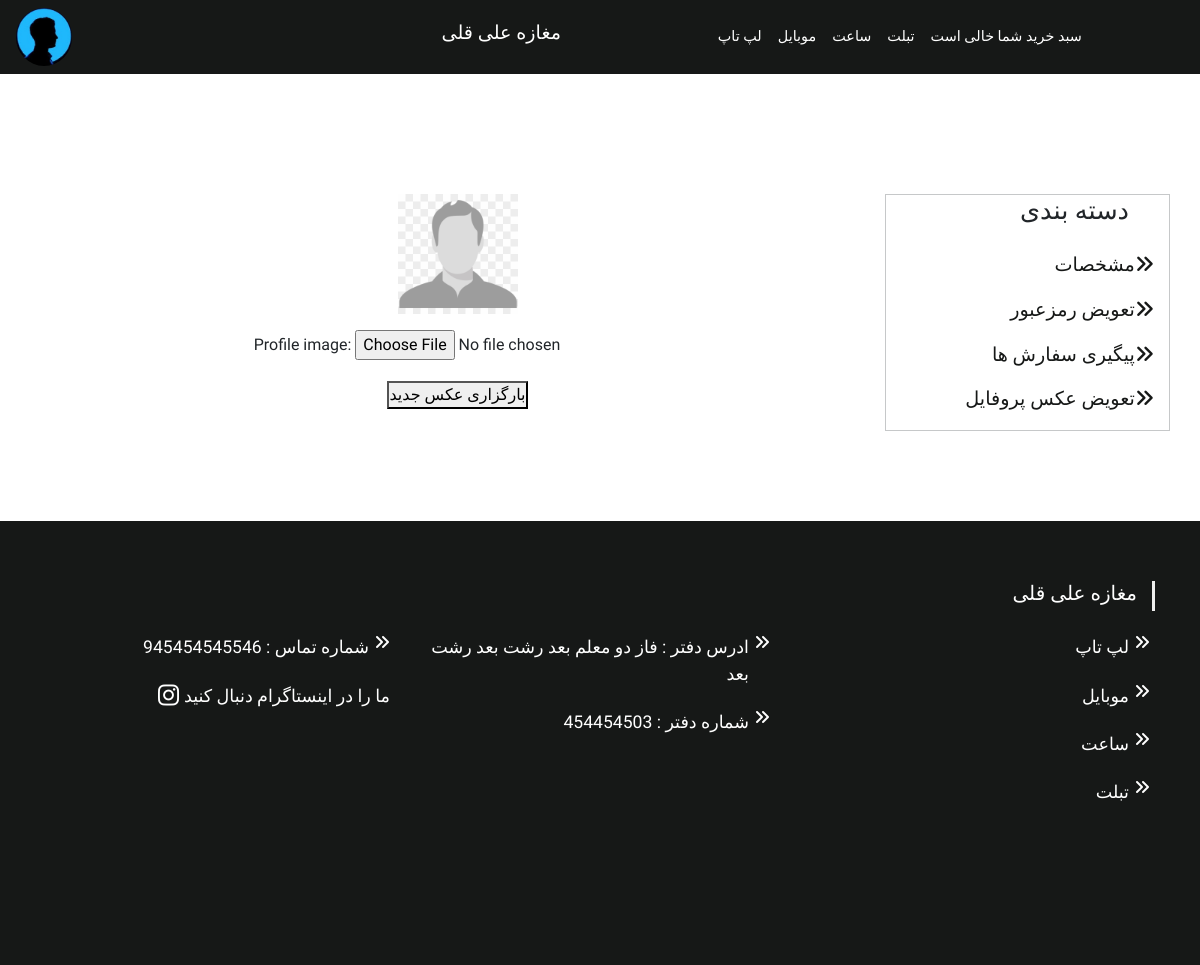
Before: /customers/profile/change-profile-image/ (signed in) with the older database file.
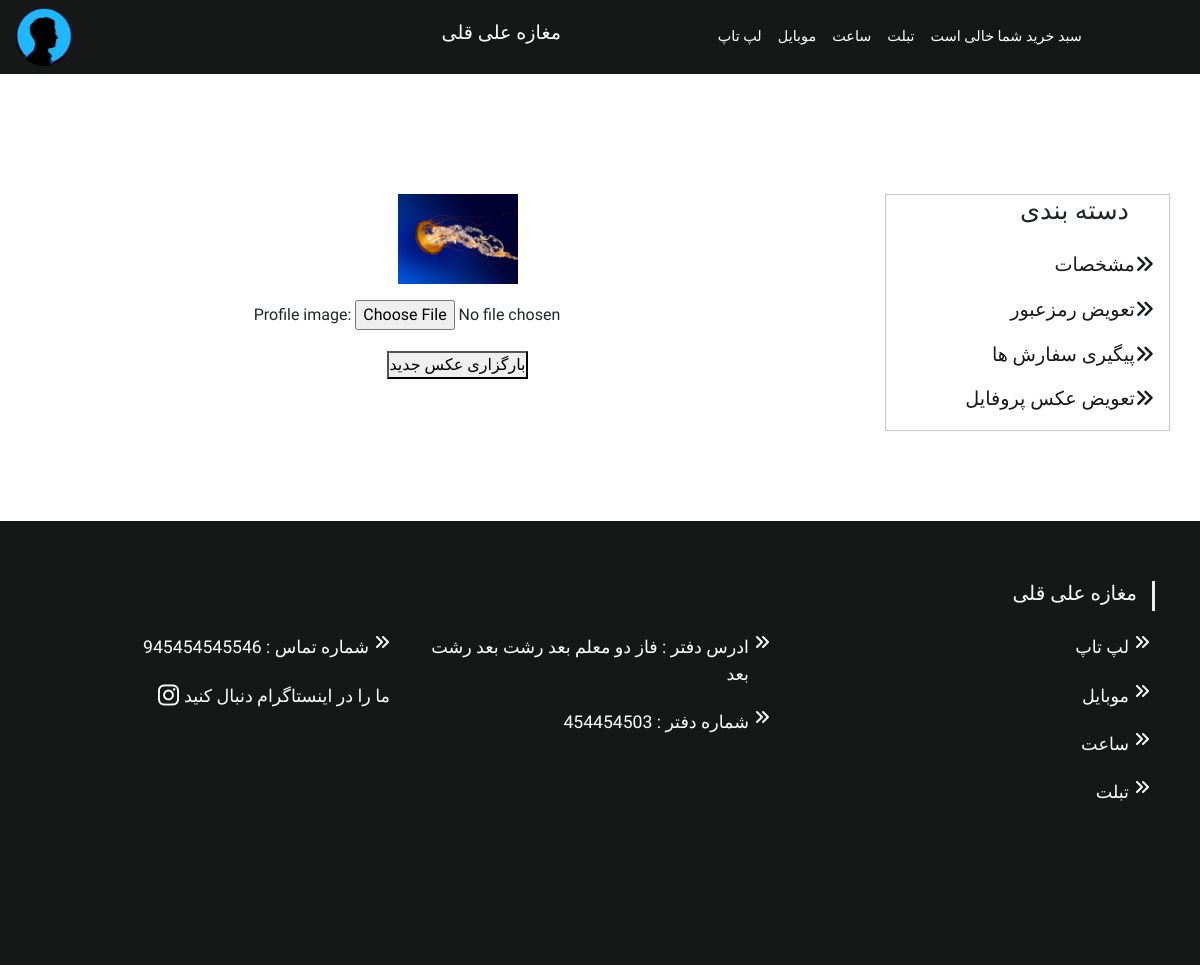
After: the same page with the newer database file.
### customers/models.py (models this page shows, shortened)
class CustomUser(AbstractBaseUser):
    class Meta:
        verbose_name_plural = "Customers"
    email 				= models.EmailField(verbose_name="email", max_length=60, unique=True)
    username 			= models.CharField(max_length=30, unique=True)
    date_joined			= models.DateTimeField(verbose_name='date joined', auto_now_add=True)
    last_login			= models.DateTimeField(verbose_name='last login', auto_now=True)
    is_admin			= models.BooleanField(default=False)
    is_active			= models.BooleanField(default=True)
    is_staff			= models.BooleanField(default=False)
    is_superuser		= models.BooleanField(default=False)
    profile_image       = models.ImageField(max_length=255, upload_to=get_profile_image_filepath, null=True, blank=True, default=get_default_profile_image)
    hide_email          = models.BooleanField(default=True)
    USERNAME_FIELD = 'email'
    REQUIRED_FIELDS = ['username']
    objects = MyAccountManager()
    def __str__(self):
        return self.email

### customers/views.py (the view, shortened to what this page needs)
# urls.py: path('profile/', login_required(views.ProfileView.as_view()), name='profile'),
class ProfileView(TemplateView):
    template_name = 'customers/profile.html'
    def get_context_data(self, **kwargs):
        context = super().get_context_data(**kwargs)
        user_ = CustomUser.objects.get(email=self.request.user)
        slug_ = self.kwargs.get('slug')
        order_ = None
        if slug_ == "order-history":
            order_ = Order.objects.filter(user= user_)
            self.template_name = 'customers/order_history.html'
        form_ = None
        if slug_ == "change-profile-image":
            form_ = ChangeProfileImageForm()
            self.template_name = 'customers/change_profile_image.html'
        context.update({'user': user_, 'order_': order_, 'form_' : form_})
        return context

### customers/forms.py
class ChangeProfileImageForm(forms.ModelForm):
    class Meta:
        model = CustomUser
        fields = ('profile_image',)

### cart/cart.py (called while the page is built)
    def __len__(self):
        return sum(item['quantity'] for item in self.cart.values())

### cart/context_processors.py (called while the page is built)
def cart(request):
    return {'cart': Cart(request)}

### customers/models.py (called while the page is built)
def get_default_profile_image():
    return "customers/default_profile_image.png"

### customers/templates/customers/change_profile_image.html
{% extends 'customers_base.html' %}
{% block content2 %}
<form style="text-align:center;"  method="POST" enctype="multipart/form-data" action=".">{% csrf_token %}
  <p ><img style="width:120px;" src="{{user.profile_image.url}}" alt=""></p>
  <p>{{ form_.as_p }}</p>
  <p><button type="submit">بارگزاری عکس جدید</button></p>
</form>
{% endblock %}

Changed rows visible on the page:
changed CustomUser: profile_image: picture added in place of a placeholder
